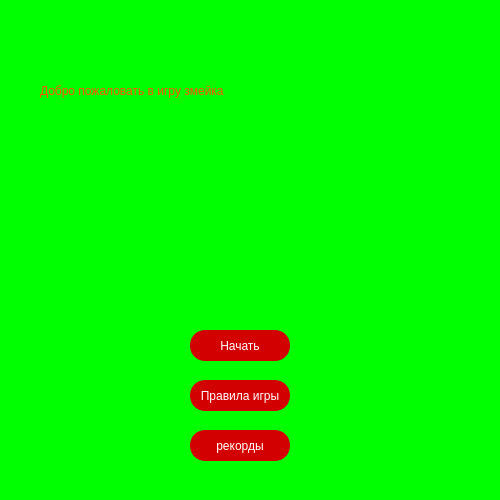
<?xml version="1.0" encoding="UTF-8"?>
<ui version="4.0">
 <class>Form</class>
 <widget class="QWidget" name="Form">
  <property name="geometry">
   <rect>
    <x>0</x>
    <y>0</y>
    <width>500</width>
    <height>500</height>
   </rect>
  </property>
  <property name="windowTitle">
   <string>Form</string>
  </property>
  <property name="styleSheet">
   <string notr="true">background-color: rgb(0, 255, 0);</string>
  </property>
  <widget class="QPushButton" name="play">
   <property name="geometry">
    <rect>
     <x>190</x>
     <y>330</y>
     <width>100</width>
     <height>31</height>
    </rect>
   </property>
   <property name="styleSheet">
    <string notr="true">color: rgb(255, 255, 255);
background-color: rgb(211, 0, 0);
border-radius: 15px;</string>
   </property>
   <property name="text">
    <string>Начать</string>
   </property>
   <property name="icon">
    <iconset>
     <normaloff>images/play.png</normaloff>images/play.png</iconset>
   </property>
   <property name="iconSize">
    <size>
     <width>100</width>
     <height>41</height>
    </size>
   </property>
   <property name="checkable">
    <bool>false</bool>
   </property>
   <property name="checked">
    <bool>false</bool>
   </property>
   <property name="flat">
    <bool>false</bool>
   </property>
  </widget>
  <widget class="QPushButton" name="rules">
   <property name="geometry">
    <rect>
     <x>190</x>
     <y>380</y>
     <width>100</width>
     <height>31</height>
    </rect>
   </property>
   <property name="styleSheet">
    <string notr="true">color: rgb(255, 255, 255);
background-color: rgb(211, 0, 0);
border-radius: 15px;</string>
   </property>
   <property name="text">
    <string>Правила игры</string>
   </property>
  </widget>
  <widget class="QLabel" name="label">
   <property name="geometry">
    <rect>
     <x>40</x>
     <y>20</y>
     <width>421</width>
     <height>141</height>
    </rect>
   </property>
   <property name="styleSheet">
    <string notr="true">color: rgb(255, 85, 0);
font: 20pt &quot;Arial&quot;;</string>
   </property>
   <property name="text">
    <string>Добро пожаловать в игру змейка</string>
   </property>
  </widget>
  <widget class="QPushButton" name="record">
   <property name="geometry">
    <rect>
     <x>190</x>
     <y>430</y>
     <width>100</width>
     <height>31</height>
    </rect>
   </property>
   <property name="styleSheet">
    <string notr="true">color: rgb(255, 255, 255);
background-color: rgb(211, 0, 0);
border-radius: 15px;</string>
   </property>
   <property name="text">
    <string>рекорды</string>
   </property>
  </widget>
 </widget>
 <resources/>
 <connections/>
</ui>
